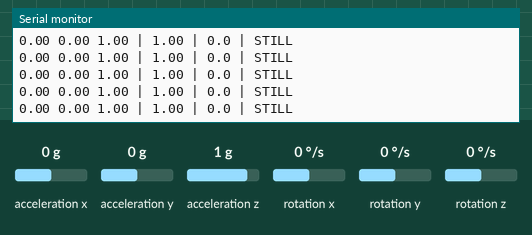
A sketch run on a simulated ESP8266 (NodeMCU). Shown: the last lines printed to the serial monitor. The inputs (shaded band) are chosen by the test bench; at power-on: acceleration y 0 g, acceleration x 0 g, acceleration z 1 g, rotation x 0 °/s, rotation y 0 °/s, rotation z 0 °/s.

Above: at 1.2 s.
1.3 s: acceleration y set to -1.4 g
At 1.82 s:
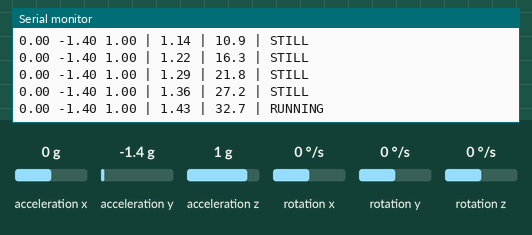
3.4 s: acceleration y set to 0.5 g
At 4.27 s:
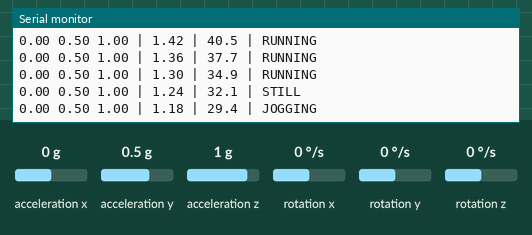
5.8 s: acceleration x set to -1.4 g
At 5.8 s:
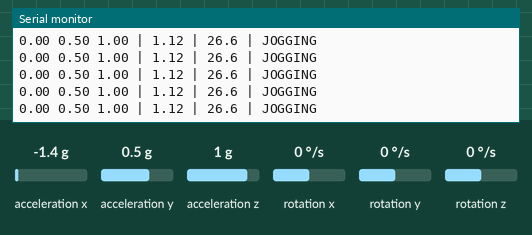
7.3 s: acceleration z set to -1.4 g
At 7.33 s:
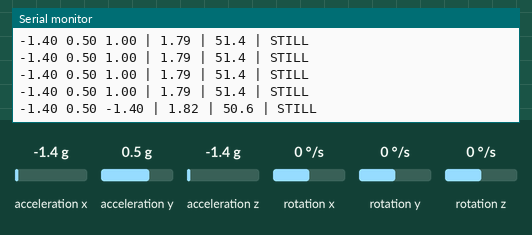
Timing chart, 0 to 9.8 s (numbered marks = the images above; inputs shaded):
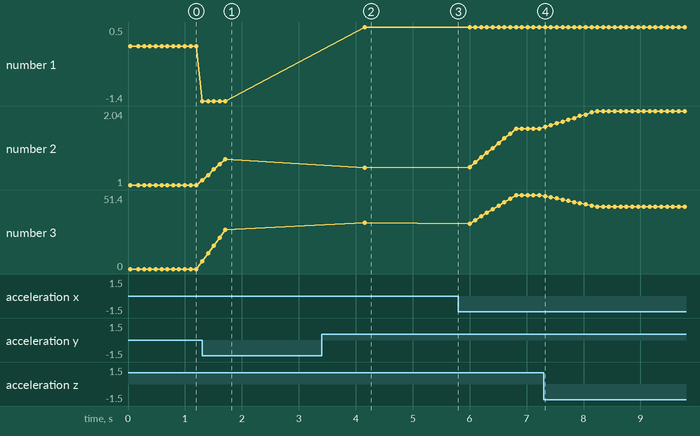

The sketch:

activity-detection-v1-basic.ino
```cpp
#include <Wire.h>
#include <MPU6050.h>

MPU6050 mpu;
// MOVING AVERAGE FILTER
const int WINDOW_SIZE = 10;
float mag_buffer[WINDOW_SIZE];
float tilt_buffer[WINDOW_SIZE];
float ay_buffer[WINDOW_SIZE];  // NEW: Vertical movement tracking
int buffer_index = 0;
bool buffer_full = false;

float avg_mag = 1.0;
float avg_tilt = 0.0;
float avg_ay = 0.0;

void setup() {
  Serial.begin(9600);
  Wire.begin(D2, D1);

  // Initialize buffers
  for(int i = 0; i < WINDOW_SIZE; i++) {
    mag_buffer[i] = 1.0;
    tilt_buffer[i] = 0.0;
    ay_buffer[i] = 0.0;
  }

  Serial.println("Initializing MPU6050...");
  mpu.initialize();

  if (!mpu.testConnection()) {
    Serial.println("MPU6050 NOT FOUND");
    delay(2000); return;
  }

  Serial.println("READY - SHOE ACTIVITY DETECTION");
  Serial.println("Ax  Ay  Az  | AVG_Mag | AVG_Tilt | Activity");
}

float get_moving_average(float buffer[], float new_value) {
  buffer[buffer_index] = new_value;
  buffer_index = (buffer_index + 1) % WINDOW_SIZE;
  if (!buffer_full) buffer_full = (buffer_index == 0);

  float sum = 0;
  for(int i = 0; i < WINDOW_SIZE; i++) {
    sum += buffer[i];
  }
  return sum / WINDOW_SIZE;
}

void loop() {
  int16_t ax, ay, az;
  mpu.getAcceleration(&ax, &ay, &az);

  float Ax = ax / 16384.0;
  float Ay = ay / 16384.0;  // VERTICAL AXIS (shoe up-down)
  float Az = az / 16384.0;

  float raw_mag = sqrt(Ax*Ax + Ay*Ay + Az*Az);
  float raw_pitch = atan2(Ax, sqrt(Ay*Ay + Az*Az)) * 180 / PI;
  float raw_roll  = atan2(Ay, sqrt(Ax*Ax + Az*Az)) * 180 / PI;
  float raw_tilt  = max(abs(raw_pitch), abs(raw_roll));

  // SMOOTH ALL VALUES
  avg_mag = get_moving_average(mag_buffer, raw_mag);
  avg_tilt = get_moving_average(tilt_buffer, raw_tilt);
  avg_ay = get_moving_average(ay_buffer, abs(Ay));  // ABS for up+down peaks

  String activity = "STILL";

  // NORMAL WALKING = SIDE MOVEMENT (low Ay variation)
  if (avg_mag >= 0.6 && avg_mag < 0.9 && avg_tilt < 12 && avg_ay < 0.4) {
    activity = "WALKING";
  }
  // JOGGING = MEDIUM vertical + some side
  else if (avg_mag >= 0.9 && avg_mag < 1.2 && avg_ay >= 0.4 && avg_ay < 0.7) {
    activity = "JOGGING";
  }
  // RUNNING = HIGH vertical movement (Ay dominant)
  else if (avg_ay >= 0.7 && avg_mag >= 1.1) {
    activity = "RUNNING";
  }

  Serial.print(Ax, 2); Serial.print(" ");
  Serial.print(Ay, 2); Serial.print(" ");
  Serial.print(Az, 2); Serial.print(" | ");
  Serial.print(avg_mag, 2); Serial.print(" | ");
  Serial.print(avg_tilt, 1); Serial.print(" | ");
  Serial.println(activity);

  delay(100);
}
```

Measured:
- after the input at 1.3 s, the serial monitor: prints a new line at once (image 1)
- after the input at 3.4 s, the serial monitor: prints a new line after 0.05 s (image 2)
- after the input at 7.3 s, the serial monitor: prints a new line at once (image 4)
- plotted number 1: 0 → -1.4 after the input at 1.3 s, -1.4 → 0.5 after the input at 3.4 s
- plotted number 2: 1 → 1.36 after the input at 1.3 s, 1.36 → 1.24 after the input at 3.4 s, 1.24 → 1.79 after the input at 5.8 s, 1.79 → 2.04 after the input at 7.3 s
- plotted number 3: 0 → 27.2 after the input at 1.3 s, 27.2 → 32.1 after the input at 3.4 s, 32.1 → 51.4 after the input at 5.8 s, 51.4 → 43.3 after the input at 7.3 s
